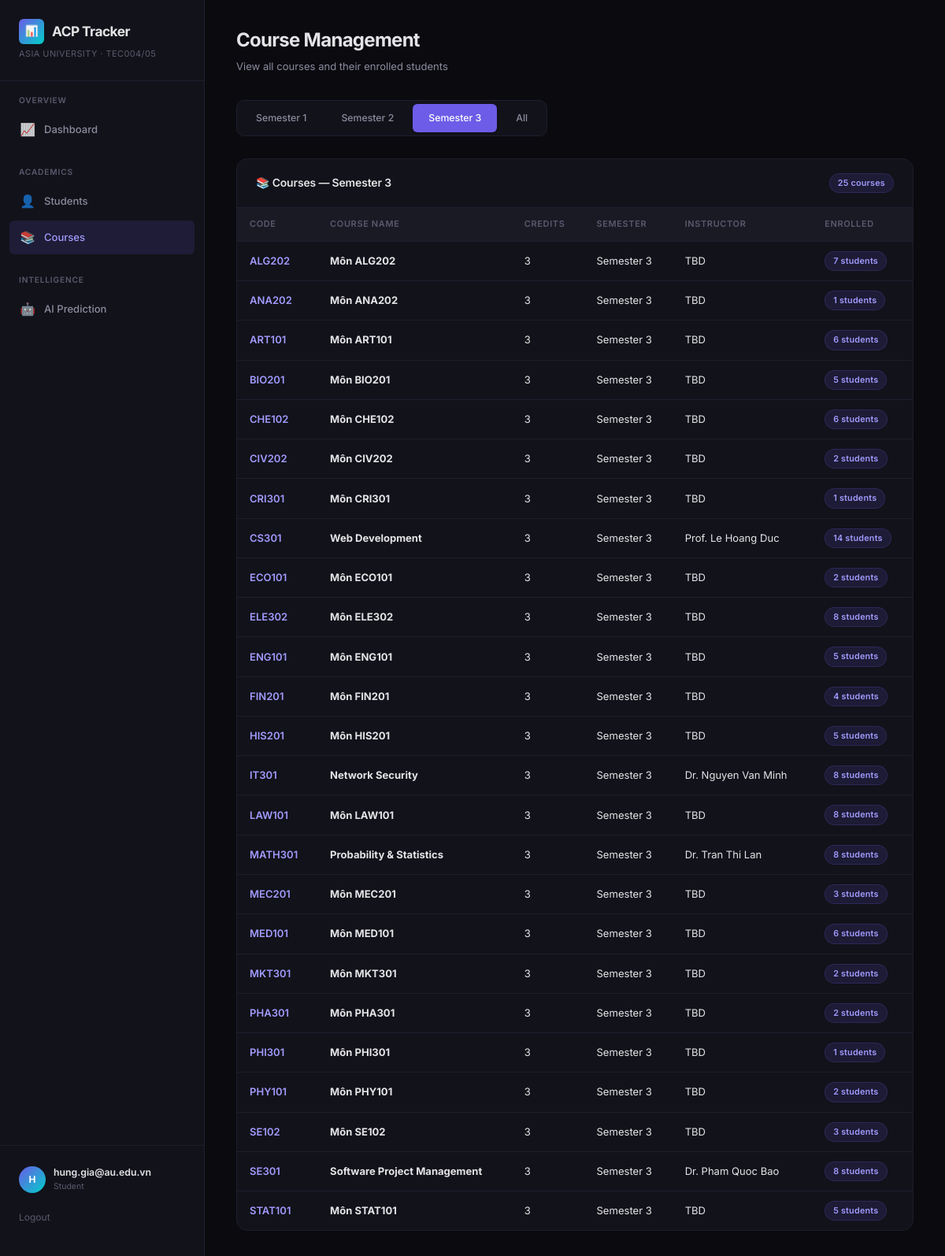
The app's page /courses?semester_id=3 (signed in) with its own data.
### tables this page shows
CREATE TABLE Students (
    id INTEGER PRIMARY KEY AUTOINCREMENT,
    student_code TEXT UNIQUE NOT NULL,
    name TEXT NOT NULL,
    email TEXT,
    date_of_birth TEXT,
    role TEXT DEFAULT 'student'
);

CREATE TABLE Semesters (
    id INTEGER PRIMARY KEY AUTOINCREMENT,
    name TEXT NOT NULL,
    year INTEGER NOT NULL,
    start_date TEXT,
    end_date TEXT
);

CREATE TABLE Courses (
    id INTEGER PRIMARY KEY AUTOINCREMENT,
    course_code TEXT UNIQUE NOT NULL,
    name TEXT NOT NULL,
    credits INTEGER NOT NULL,
    semester_id INTEGER NOT NULL,
    instructor_id INTEGER,
    FOREIGN KEY (semester_id) REFERENCES Semesters(id),
    FOREIGN KEY (instructor_id) REFERENCES Instructors(id)
);

CREATE TABLE Instructors (
    id INTEGER PRIMARY KEY AUTOINCREMENT,
    name TEXT NOT NULL,
    email TEXT,
    department TEXT,
    role TEXT DEFAULT 'instructor'
);

### app.py (the view)
@app.route("/courses")
@login_required
@require_role("admin", "instructor", "student")
def courses_page():
    semester_id = request.args.get("semester_id", type=int)
    semesters = get_semesters()
    semester_label = _semester_label(semester_id)
    course_objects = Course.all(semester_id)
    courses = [
        {
            "id": c.id,
            "course_code": c.course_code,
            "name": c.name,
            "credits": c.credits,
            "semester_name": c.get_semester_name(),
            "instructor_name": (lambda i: i.name if i else "TBD")(Instructor.from_db(c.instructor_id) if c.instructor_id else None),
            "enrolled_count": len(c.get_enrolled_students()),
        }
        for c in course_objects
    ]
    return render_template(
        "courses.html",
        active_page="courses",
        semesters=semesters,
        current_semester=semester_id,
        semester_label=semester_label,
        courses=courses,
    )

### app.py (called while the page is built)
def get_semesters():
    return execute_query("SELECT * FROM Semesters ORDER BY id", fetchall=True)

def _semester_label(semester_id):
    if semester_id:
        sem = execute_query("SELECT name FROM Semesters WHERE id=?", (semester_id,), fetchone=True)
        return sem["name"] if sem else "Unknown"
    return "All Semesters"

### database/connection.py (called while the page is built)
@contextmanager
def get_connection():
    conn = sqlite3.connect(config.DB_PATH)
    conn.row_factory = sqlite3.Row
    conn.execute("PRAGMA foreign_keys = ON")
    try:
        yield conn
        conn.commit()
    except Exception:
        conn.rollback()
        raise
    finally:
        conn.close()

def execute_query(query, params=(), fetchone=False, fetchall=False):
    with get_connection() as conn:
        cursor = conn.execute(query, params)
        if fetchone:
            return cursor.fetchone()
        if fetchall:
            return cursor.fetchall()
        return cursor.lastrowid

### models/course.py (called while the page is built)
    @classmethod
    def all(cls, semester_id=None):
        if semester_id:
            rows = execute_query(
                "SELECT * FROM Courses WHERE semester_id=? ORDER BY course_code",
                (semester_id,), fetchall=True,
            )
        else:
            rows = execute_query("SELECT * FROM Courses ORDER BY course_code", fetchall=True)
        return [
            cls(
                course_code=r["course_code"], name=r["name"], credits=r["credits"],
                semester_id=r["semester_id"], instructor_id=r["instructor_id"], db_id=r["id"],
            )
            for r in rows
        ]

    def get_enrolled_students(self):
        return execute_query(
            """SELECT s.* FROM Students s
               JOIN Enrollments e ON s.id = e.student_id
               WHERE e.course_id = ? AND e.status = 'active'
               ORDER BY s.name""",
            (self.id,), fetchall=True,
        )

    def get_semester_name(self):
        row = execute_query("SELECT name FROM Semesters WHERE id=?", (self.semester_id,), fetchone=True)
        return row["name"] if row else "Unknown"

### models/person.py (called while the page is built)
    @classmethod
    def from_db(cls, instructor_id):
        row = execute_query(
            "SELECT * FROM Instructors WHERE id=?", (instructor_id,), fetchone=True
        )
        if not row:
            return None
        return cls(
            name=row["name"],
            email=row["email"],
            department=row["department"],
            db_id=row["id"],
        )

### templates/courses.html (shortened to what this page needs)
{% extends "base.html" %}
{% block content %}
<div class="page-header">
    <h2>Course Management</h2>
    <p class="page-subtitle">View all courses and their enrolled students</p>
</div>
<div class="semester-tabs" id="course-semester-filter">
    {% for sem in semesters %}
        <a href="{{ url_for('courses_page', semester_id=sem.id) }}"
           class="semester-tab {% if current_semester == sem.id %}active{% endif %}">
            {{ sem.name }}
        </a>
    {% endfor %}
    <a href="{{ url_for('courses_page') }}"
       class="semester-tab {% if current_semester is none %}active{% endif %}">
        All
    </a>
</div>
<div class="card animate-in">
    <div class="card-header">
        <h3>📚 Courses — {{ semester_label }}</h3>
        <span class="badge badge-accent">{{ courses|length }} courses</span>
    </div>
    <div class="card-body flush">
        <table class="data-table" id="courses-table">
            <thead>
                <tr>
                    <th>Code</th>
                    <th>Course Name</th>
                    <th>Credits</th>
                    <th>Semester</th>
                    <th>Instructor</th>
                    <th>Enrolled</th>
                </tr>
            </thead>
            <tbody>
                {% for c in courses %}
                <tr>
                    <td><span style="color: var(--accent-secondary); font-weight: 600;">{{ c.course_code }}</span></td>
                    <td><strong>{{ c.name }}</strong></td>
                    <td>{{ c.credits }}</td>
                    <td>{{ c.semester_name }}</td>
                    <td>{{ c.instructor_name or 'TBD' }}</td>
                    <td><span class="badge badge-accent">{{ c.enrolled_count }} students</span></td>
                </tr>
                {% endfor %}
            </tbody>
        </table>
    </div>
</div>
{% endblock %}

### templates/base.html (shortened to what this page needs)
<!DOCTYPE html>
<html lang="en">
<head>
    <link rel="stylesheet" href="{{ url_for('static', filename='css/style.css') }}">
</head>
<body>
    <div class="app-layout">
        <aside class="sidebar">
            <div class="sidebar-brand">
                <h1>
                    <span class="brand-icon">📊</span>
                    ACP Tracker
                </h1>
                <div class="brand-sub">Asia University · TEC004/05</div>
            </div>
            <nav class="sidebar-nav">
                <div class="nav-section">
                    <div class="nav-section-title">Overview</div>
                    <a href="{{ url_for('dashboard') }}" class="nav-link {% if active_page == 'dashboard' %}active{% endif %}" id="nav-dashboard">
                        <span class="nav-icon">📈</span> Dashboard
                    </a>
                </div>
                <div class="nav-section">
                    <div class="nav-section-title">Academics</div>
                    <a href="{{ url_for('students_page') }}" class="nav-link {% if active_page == 'students' %}active{% endif %}" id="nav-students">
                        <span class="nav-icon">👤</span> Students
                    </a>
                    <a href="{{ url_for('courses_page') }}" class="nav-link {% if active_page == 'courses' %}active{% endif %}" id="nav-courses">
                        <span class="nav-icon">📚</span> Courses
                    </a>
                </div>
                <div class="nav-section">
                    <div class="nav-section-title">Intelligence</div>
                    <a href="{{ url_for('prediction_page') }}" class="nav-link {% if active_page == 'prediction' %}active{% endif %}" id="nav-prediction">
                        <span class="nav-icon">🤖</span> AI Prediction
                    </a>
                </div>
            </nav>
            <div class="sidebar-footer">
                <div class="user-badge">
                    <div class="user-avatar">{{ (session.get('user_name', 'A'))[0] | upper }}</div>
                    <div class="user-info">
                        <div class="user-name">{{ session.get('user_name', 'Guest') }}</div>
                        <div class="user-role">{{ session.get('user_role', 'guest') }}</div>
                    </div>
                </div>
                {% if session.get('user_role') %}
                <a href="{{ url_for('logout') }}" style="display:block; margin-top:12px; font-size:0.8rem; color: var(--text-tertiary);">Logout</a>
                {% else %}
                <a href="{{ url_for('login') }}" style="display:block; margin-top:12px; font-size:0.8rem; color: var(--accent-secondary);">Login</a>
                {% endif %}
            </div>
        </aside>
        <main class="main-content">
            {% block content %}{% endblock %}
        </main>
    </div>
</body>
</html>

### records on screen
Students: get "hung.gia@au.edu.vn"
Semesters: name "Semester 1"
Semesters: name "Semester 2"
Semesters: name "Semester 3", semester_name "Semester 3" "Semester 3" "Semester 3" "Semester 3" "Semester 3" "Semester 3" "Semester 3" "Semester 3" "Semester 3" "Semester 3" "Semester 3" "Semester 3" "Semester 3" "Semester 3" "Semester 3" "Semester 3" "Semester 3" "Semester 3" "Semester 3" "Semester 3" "Semester 3" "Semester 3" "Semester 3" "Semester 3" "Semester 3"
Courses: course_code "ALG202", name "Môn ALG202"
Courses: course_code "ANA202", name "Môn ANA202"
Courses: course_code "ART101", name "Môn ART101"
Courses: course_code "BIO201", name "Môn BIO201"
Courses: course_code "CHE102", name "Môn CHE102"
Courses: course_code "CIV202", name "Môn CIV202"
Courses: course_code "CRI301", name "Môn CRI301"
Courses: course_code "CS301", name "Web Development"
Instructors: name "Prof. Le Hoang Duc"
Courses: course_code "ECO101", name "Môn ECO101"
Courses: course_code "ELE302", name "Môn ELE302"
Courses: course_code "ENG101", name "Môn ENG101"
Courses: course_code "FIN201", name "Môn FIN201"
Courses: course_code "HIS201", name "Môn HIS201"
Courses: course_code "IT301", name "Network Security"
Instructors: name "Dr. Nguyen Van Minh"
Courses: course_code "LAW101", name "Môn LAW101"
Courses: course_code "MATH301", name "Probability & Statistics"
Instructors: name "Dr. Tran Thi Lan"
Courses: course_code "MEC201", name "Môn MEC201"
Courses: course_code "MED101", name "Môn MED101"
Courses: course_code "MKT301", name "Môn MKT301"
Courses: course_code "PHA301", name "Môn PHA301"
Courses: course_code "PHI301", name "Môn PHI301"
Courses: course_code "PHY101", name "Môn PHY101"
Courses: course_code "SE102", name "Môn SE102"
Courses: course_code "SE301", name "Software Project Management"
Instructors: name "Dr. Pham Quoc Bao"
Courses: course_code "STAT101", name "Môn STAT101"

### other values on screen
{{ (session.get('user_name', 'A'))[0] | upper }} "H"
{{ session.get('user_role', 'guest') }} "Student"
{{ courses|length }} "25"
{{ c.credits }} "3" "3" "3" "3" "3" "3" "3" "3" "3" "3" "3" "3" "3" "3" "3" "3" "3" "3" "3" "3" "3" "3" "3" "3" "3"
{{ c.instructor_name or 'TBD' }} "TBD" "TBD" "TBD" "TBD" "TBD" "TBD" "TBD" "TBD" "TBD" "TBD" "TBD" "TBD" "TBD" "TBD" "TBD" "TBD" "TBD" "TBD" "TBD" "TBD" "TBD"
{{ c.enrolled_count }} "7" "1" "6" "5" "6" "2" "1" "14" "2" "8" "5" "4" "5" "8" "8" "8" "3" "6" "2" "2" "1" "2" "3" "8" "5"
